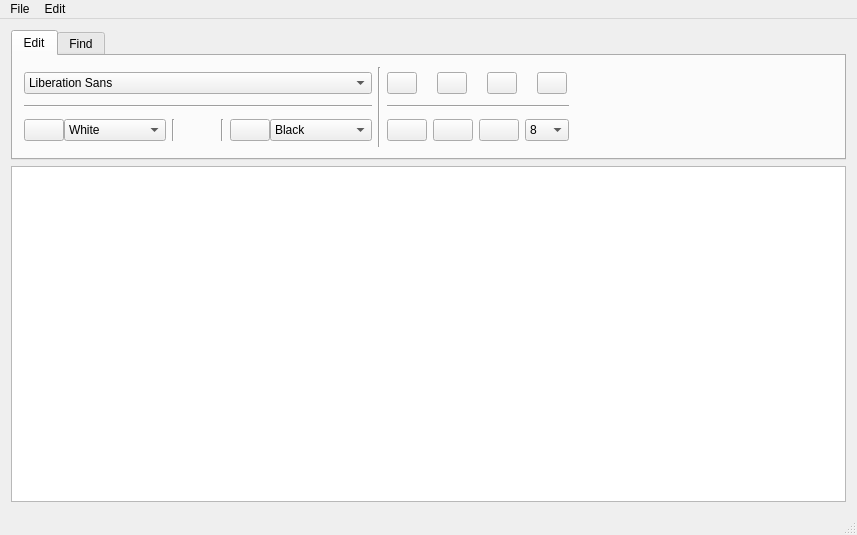
<?xml version="1.0" encoding="UTF-8"?>
<ui version="4.0">
 <class>MainWindow</class>
 <widget class="QMainWindow" name="MainWindow">
  <property name="enabled">
   <bool>true</bool>
  </property>
  <property name="geometry">
   <rect>
    <x>0</x>
    <y>0</y>
    <width>857</width>
    <height>535</height>
   </rect>
  </property>
  <property name="windowTitle">
   <string>MainWindow</string>
  </property>
  <widget class="QWidget" name="centralWidget">
   <layout class="QGridLayout" name="gridLayout">
    <item row="0" column="0" alignment="Qt::AlignVCenter">
     <widget class="QTabWidget" name="find">
      <property name="currentIndex">
       <number>0</number>
      </property>
      <widget class="QWidget" name="tab">
       <attribute name="title">
        <string>Edit</string>
       </attribute>
       <layout class="QHBoxLayout" name="horizontalLayout_5">
        <item>
         <layout class="QVBoxLayout" name="verticalLayout_12">
          <property name="leftMargin">
           <number>0</number>
          </property>
          <item>
           <widget class="QFontComboBox" name="fontComboBox">
            <property name="editable">
             <bool>false</bool>
            </property>
           </widget>
          </item>
          <item>
           <widget class="Line" name="line_2">
            <property name="orientation">
             <enum>Qt::Horizontal</enum>
            </property>
           </widget>
          </item>
          <item>
           <layout class="QHBoxLayout" name="horizontalLayout">
            <item>
             <layout class="QHBoxLayout" name="horizontalLayout_8">
              <property name="spacing">
               <number>0</number>
              </property>
              <property name="leftMargin">
               <number>0</number>
              </property>
              <item>
               <widget class="QPushButton" name="backcolor">
                <property name="text">
                 <string/>
                </property>
               </widget>
              </item>
              <item>
               <widget class="QComboBox" name="backgroundCombo">
                <item>
                 <property name="text">
                  <string>White</string>
                 </property>
                </item>
                <item>
                 <property name="text">
                  <string>Black</string>
                 </property>
                </item>
                <item>
                 <property name="text">
                  <string>Gray</string>
                 </property>
                </item>
                <item>
                 <property name="text">
                  <string>Red</string>
                 </property>
                </item>
                <item>
                 <property name="text">
                  <string>Orange red</string>
                 </property>
                </item>
                <item>
                 <property name="text">
                  <string>Gold</string>
                 </property>
                </item>
                <item>
                 <property name="text">
                  <string>Green yellow</string>
                 </property>
                </item>
                <item>
                 <property name="text">
                  <string>Lawn green</string>
                 </property>
                </item>
                <item>
                 <property name="text">
                  <string>Light green</string>
                 </property>
                </item>
                <item>
                 <property name="text">
                  <string>Pale green</string>
                 </property>
                </item>
                <item>
                 <property name="text">
                  <string>Aqua</string>
                 </property>
                </item>
                <item>
                 <property name="text">
                  <string>Dodger Blue</string>
                 </property>
                </item>
                <item>
                 <property name="text">
                  <string>Blue</string>
                 </property>
                </item>
                <item>
                 <property name="text">
                  <string>Royal Blue</string>
                 </property>
                </item>
                <item>
                 <property name="text">
                  <string>Orchid</string>
                 </property>
                </item>
                <item>
                 <property name="text">
                  <string>Fuchsia</string>
                 </property>
                </item>
                <item>
                 <property name="text">
                  <string>Deep pink</string>
                 </property>
                </item>
               </widget>
              </item>
             </layout>
            </item>
            <item>
             <widget class="Line" name="line_3">
              <property name="orientation">
               <enum>Qt::Vertical</enum>
              </property>
             </widget>
            </item>
            <item>
             <spacer name="horizontalSpacer_4">
              <property name="orientation">
               <enum>Qt::Horizontal</enum>
              </property>
              <property name="sizeHint" stdset="0">
               <size>
                <width>40</width>
                <height>20</height>
               </size>
              </property>
             </spacer>
            </item>
            <item>
             <widget class="Line" name="line_4">
              <property name="orientation">
               <enum>Qt::Vertical</enum>
              </property>
             </widget>
            </item>
            <item>
             <layout class="QHBoxLayout" name="horizontalLayout_4">
              <property name="spacing">
               <number>0</number>
              </property>
              <property name="leftMargin">
               <number>0</number>
              </property>
              <item>
               <widget class="QPushButton" name="forecolor">
                <property name="text">
                 <string/>
                </property>
               </widget>
              </item>
              <item>
               <widget class="QComboBox" name="foregroundCombo">
                <property name="styleSheet">
                 <string notr="true"/>
                </property>
                <item>
                 <property name="text">
                  <string>Black</string>
                 </property>
                </item>
                <item>
                 <property name="text">
                  <string>Gray</string>
                 </property>
                </item>
                <item>
                 <property name="text">
                  <string>Red</string>
                 </property>
                </item>
                <item>
                 <property name="text">
                  <string>Orange red</string>
                 </property>
                </item>
                <item>
                 <property name="text">
                  <string>Gold</string>
                 </property>
                </item>
                <item>
                 <property name="text">
                  <string>Green yellow</string>
                 </property>
                </item>
                <item>
                 <property name="text">
                  <string>Lawn green</string>
                 </property>
                </item>
                <item>
                 <property name="text">
                  <string>Light green</string>
                 </property>
                </item>
                <item>
                 <property name="text">
                  <string>Pale green</string>
                 </property>
                </item>
                <item>
                 <property name="text">
                  <string>Aqua</string>
                 </property>
                </item>
                <item>
                 <property name="text">
                  <string>Dodger Blue</string>
                 </property>
                </item>
                <item>
                 <property name="text">
                  <string>Blue</string>
                 </property>
                </item>
                <item>
                 <property name="text">
                  <string>Royal Blue</string>
                 </property>
                </item>
                <item>
                 <property name="text">
                  <string>Orchid</string>
                 </property>
                </item>
                <item>
                 <property name="text">
                  <string>Fuchsia</string>
                 </property>
                </item>
                <item>
                 <property name="text">
                  <string>Deep pink</string>
                 </property>
                </item>
                <item>
                 <property name="text">
                  <string>White</string>
                 </property>
                </item>
               </widget>
              </item>
             </layout>
            </item>
           </layout>
          </item>
         </layout>
        </item>
        <item>
         <widget class="Line" name="line">
          <property name="orientation">
           <enum>Qt::Vertical</enum>
          </property>
         </widget>
        </item>
        <item>
         <layout class="QVBoxLayout" name="verticalLayout_6">
          <item>
           <layout class="QHBoxLayout" name="horizontalLayout_6" stretch="0,0,0,0">
            <property name="spacing">
             <number>20</number>
            </property>
            <property name="leftMargin">
             <number>0</number>
            </property>
            <property name="rightMargin">
             <number>0</number>
            </property>
            <item>
             <widget class="QPushButton" name="alignLeft">
              <property name="minimumSize">
               <size>
                <width>30</width>
                <height>0</height>
               </size>
              </property>
              <property name="maximumSize">
               <size>
                <width>30</width>
                <height>16777215</height>
               </size>
              </property>
              <property name="text">
               <string/>
              </property>
              <property name="icon">
               <iconset resource="myres.qrc">
                <normaloff>:/Editing-Align-Left-icon.png</normaloff>:/Editing-Align-Left-icon.png</iconset>
              </property>
             </widget>
            </item>
            <item>
             <widget class="QPushButton" name="alignCenter">
              <property name="minimumSize">
               <size>
                <width>30</width>
                <height>0</height>
               </size>
              </property>
              <property name="maximumSize">
               <size>
                <width>30</width>
                <height>16777215</height>
               </size>
              </property>
              <property name="text">
               <string/>
              </property>
              <property name="icon">
               <iconset resource="myres.qrc">
                <normaloff>:/Editing-Align-Center-icon.png</normaloff>:/Editing-Align-Center-icon.png</iconset>
              </property>
             </widget>
            </item>
            <item>
             <widget class="QPushButton" name="alignRight">
              <property name="minimumSize">
               <size>
                <width>30</width>
                <height>0</height>
               </size>
              </property>
              <property name="maximumSize">
               <size>
                <width>30</width>
                <height>16777215</height>
               </size>
              </property>
              <property name="text">
               <string/>
              </property>
              <property name="icon">
               <iconset resource="myres.qrc">
                <normaloff>:/Editing-Align-Right-icon.png</normaloff>:/Editing-Align-Right-icon.png</iconset>
              </property>
             </widget>
            </item>
            <item>
             <widget class="QPushButton" name="justify">
              <property name="minimumSize">
               <size>
                <width>30</width>
                <height>0</height>
               </size>
              </property>
              <property name="maximumSize">
               <size>
                <width>30</width>
                <height>16777215</height>
               </size>
              </property>
              <property name="text">
               <string/>
              </property>
              <property name="icon">
               <iconset resource="myres.qrc">
                <normaloff>:/Editing-Align-Justify-icon.png</normaloff>:/Editing-Align-Justify-icon.png</iconset>
              </property>
             </widget>
            </item>
           </layout>
          </item>
          <item>
           <widget class="Line" name="line_5">
            <property name="orientation">
             <enum>Qt::Horizontal</enum>
            </property>
           </widget>
          </item>
          <item>
           <layout class="QVBoxLayout" name="verticalLayout_7">
            <property name="sizeConstraint">
             <enum>QLayout::SetFixedSize</enum>
            </property>
            <item>
             <layout class="QHBoxLayout" name="horizontalLayout_7">
              <item>
               <widget class="QPushButton" name="underline">
                <property name="text">
                 <string/>
                </property>
                <property name="icon">
                 <iconset resource="myres.qrc">
                  <normaloff>:/Editing-Underline-icon.png</normaloff>:/Editing-Underline-icon.png</iconset>
                </property>
               </widget>
              </item>
              <item>
               <widget class="QPushButton" name="italic">
                <property name="sizePolicy">
                 <sizepolicy hsizetype="Fixed" vsizetype="Fixed">
                  <horstretch>0</horstretch>
                  <verstretch>0</verstretch>
                 </sizepolicy>
                </property>
                <property name="sizeIncrement">
                 <size>
                  <width>35</width>
                  <height>0</height>
                 </size>
                </property>
                <property name="baseSize">
                 <size>
                  <width>1</width>
                  <height>1</height>
                 </size>
                </property>
                <property name="focusPolicy">
                 <enum>Qt::WheelFocus</enum>
                </property>
                <property name="text">
                 <string/>
                </property>
                <property name="icon">
                 <iconset resource="myres.qrc">
                  <normaloff>:/Editing-Italic-icon.png</normaloff>:/Editing-Italic-icon.png</iconset>
                </property>
               </widget>
              </item>
              <item>
               <widget class="QPushButton" name="bold">
                <property name="text">
                 <string/>
                </property>
                <property name="icon">
                 <iconset resource="myres.qrc">
                  <normaloff>:/Editing-Bold-icon.png</normaloff>:/Editing-Bold-icon.png</iconset>
                </property>
               </widget>
              </item>
              <item>
               <widget class="QComboBox" name="sizebox">
                <item>
                 <property name="text">
                  <string>8</string>
                 </property>
                </item>
                <item>
                 <property name="text">
                  <string>9</string>
                 </property>
                </item>
                <item>
                 <property name="text">
                  <string>10</string>
                 </property>
                </item>
                <item>
                 <property name="text">
                  <string>11</string>
                 </property>
                </item>
                <item>
                 <property name="text">
                  <string>12</string>
                 </property>
                </item>
                <item>
                 <property name="text">
                  <string>14</string>
                 </property>
                </item>
                <item>
                 <property name="text">
                  <string>16</string>
                 </property>
                </item>
                <item>
                 <property name="text">
                  <string>18</string>
                 </property>
                </item>
                <item>
                 <property name="text">
                  <string>20</string>
                 </property>
                </item>
                <item>
                 <property name="text">
                  <string>22</string>
                 </property>
                </item>
                <item>
                 <property name="text">
                  <string>24</string>
                 </property>
                </item>
                <item>
                 <property name="text">
                  <string>26</string>
                 </property>
                </item>
                <item>
                 <property name="text">
                  <string>28</string>
                 </property>
                </item>
                <item>
                 <property name="text">
                  <string>36</string>
                 </property>
                </item>
                <item>
                 <property name="text">
                  <string>48</string>
                 </property>
                </item>
                <item>
                 <property name="text">
                  <string>72</string>
                 </property>
                </item>
               </widget>
              </item>
             </layout>
            </item>
           </layout>
          </item>
         </layout>
        </item>
        <item>
         <spacer name="horizontalSpacer">
          <property name="orientation">
           <enum>Qt::Horizontal</enum>
          </property>
          <property name="sizeHint" stdset="0">
           <size>
            <width>60</width>
            <height>20</height>
           </size>
          </property>
         </spacer>
        </item>
       </layout>
      </widget>
      <widget class="QWidget" name="tab_2">
       <attribute name="title">
        <string>Find</string>
       </attribute>
       <layout class="QHBoxLayout" name="horizontalLayout_2">
        <item>
         <layout class="QVBoxLayout" name="verticalLayout">
          <item>
           <widget class="QLineEdit" name="findQuery"/>
          </item>
          <item>
           <widget class="QPushButton" name="findButton">
            <property name="text">
             <string>Find Next</string>
            </property>
           </widget>
          </item>
          <item>
           <widget class="QPushButton" name="findPreviousButton">
            <property name="enabled">
             <bool>false</bool>
            </property>
            <property name="text">
             <string>PushButton</string>
            </property>
           </widget>
          </item>
         </layout>
        </item>
        <item>
         <spacer name="horizontalSpacer_2">
          <property name="orientation">
           <enum>Qt::Horizontal</enum>
          </property>
          <property name="sizeHint" stdset="0">
           <size>
            <width>40</width>
            <height>20</height>
           </size>
          </property>
         </spacer>
        </item>
        <item>
         <spacer name="horizontalSpacer_3">
          <property name="orientation">
           <enum>Qt::Horizontal</enum>
          </property>
          <property name="sizeHint" stdset="0">
           <size>
            <width>40</width>
            <height>20</height>
           </size>
          </property>
         </spacer>
        </item>
       </layout>
      </widget>
     </widget>
    </item>
    <item row="1" column="0">
     <widget class="QTextEdit" name="textEdit">
      <property name="sizePolicy">
       <sizepolicy hsizetype="Expanding" vsizetype="Expanding">
        <horstretch>0</horstretch>
        <verstretch>0</verstretch>
       </sizepolicy>
      </property>
      <property name="sizeIncrement">
       <size>
        <width>0</width>
        <height>0</height>
       </size>
      </property>
      <property name="baseSize">
       <size>
        <width>0</width>
        <height>0</height>
       </size>
      </property>
     </widget>
    </item>
   </layout>
  </widget>
  <widget class="QMenuBar" name="menuBar">
   <property name="geometry">
    <rect>
     <x>0</x>
     <y>0</y>
     <width>857</width>
     <height>21</height>
    </rect>
   </property>
   <widget class="QMenu" name="menuFile">
    <property name="title">
     <string>File</string>
    </property>
    <addaction name="actionSave"/>
    <addaction name="actionLoad"/>
    <addaction name="separator"/>
    <addaction name="actionExit"/>
   </widget>
   <widget class="QMenu" name="menuEdit">
    <property name="title">
     <string>Edit</string>
    </property>
    <addaction name="actionUndo"/>
    <addaction name="actionREdo"/>
    <addaction name="separator"/>
    <addaction name="actionCopy"/>
    <addaction name="actionCut"/>
    <addaction name="actionPaste_2"/>
    <addaction name="actionSelectAll"/>
   </widget>
   <addaction name="menuFile"/>
   <addaction name="menuEdit"/>
  </widget>
  <widget class="QStatusBar" name="statusBar"/>
  <action name="actionSave">
   <property name="text">
    <string>Save</string>
   </property>
   <property name="shortcut">
    <string>Ctrl+S</string>
   </property>
  </action>
  <action name="actionLoad">
   <property name="text">
    <string>Load</string>
   </property>
  </action>
  <action name="actionUndo">
   <property name="text">
    <string>Undo</string>
   </property>
  </action>
  <action name="actionREdo">
   <property name="text">
    <string>Redo</string>
   </property>
  </action>
  <action name="actionCopy">
   <property name="text">
    <string>Copy</string>
   </property>
  </action>
  <action name="actionPaste">
   <property name="text">
    <string>Cut</string>
   </property>
  </action>
  <action name="actionPaste_2">
   <property name="checkable">
    <bool>false</bool>
   </property>
   <property name="enabled">
    <bool>true</bool>
   </property>
   <property name="text">
    <string>Paste</string>
   </property>
  </action>
  <action name="actionSelectAll">
   <property name="text">
    <string>SelectAll</string>
   </property>
  </action>
  <action name="actionExit">
   <property name="text">
    <string>Exit</string>
   </property>
  </action>
  <action name="actionCut">
   <property name="text">
    <string>Cut</string>
   </property>
  </action>
 </widget>
 <layoutdefault spacing="6" margin="11"/>
 <resources>
  <include location="myres.qrc"/>
 </resources>
 <connections/>
 <slots>
  <slot>test()</slot>
 </slots>
</ui>
